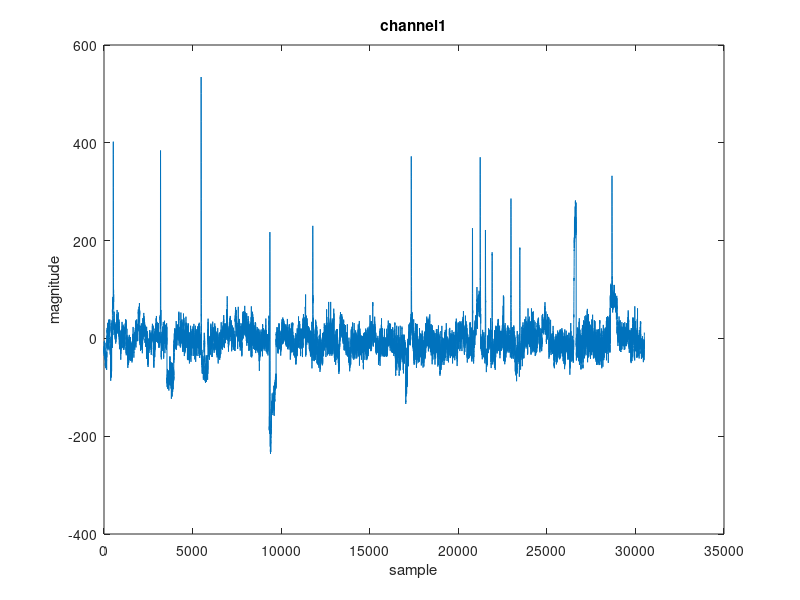
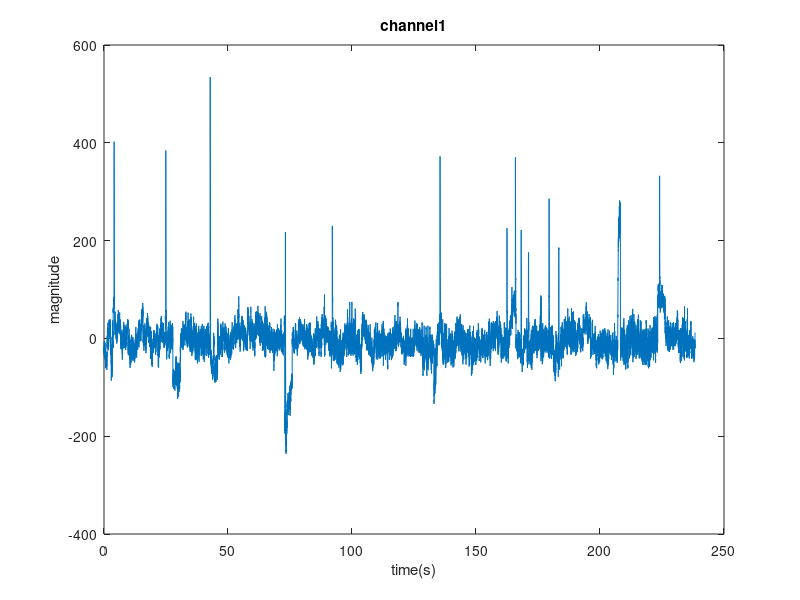
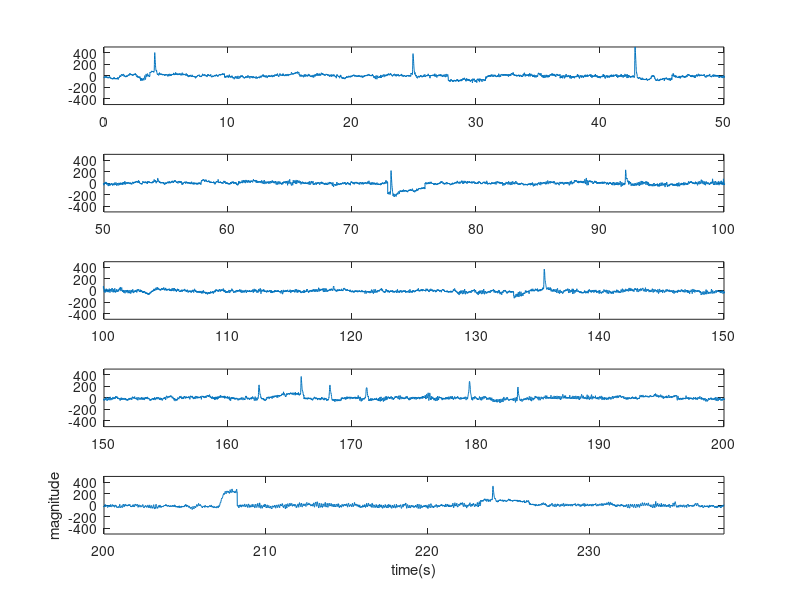
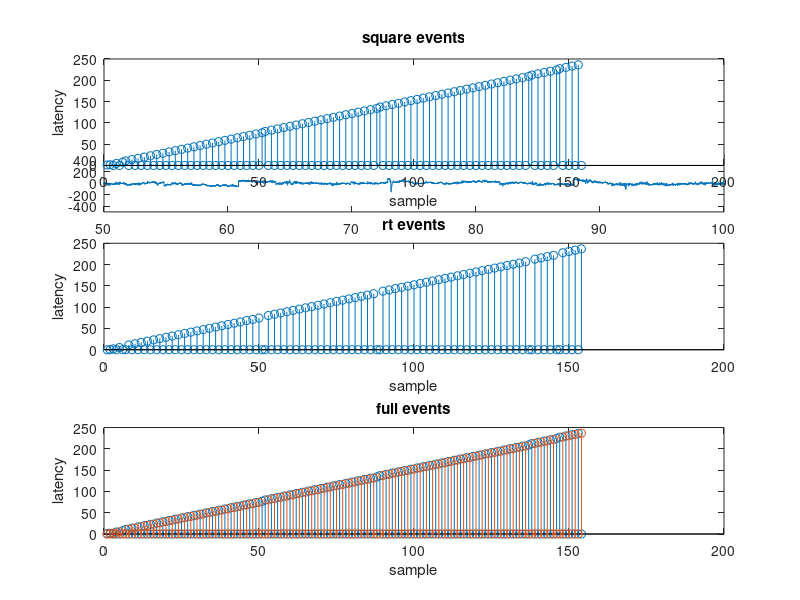

Reproduce these figures in MATLAB, in order. (Note: this script raises an error after producing the figures.)
load('Data1.mat');

plot(data(1,:)); xlabel('sample'); ylabel('magnitude');
title('channel1');

%%%%%%%%%%%%%%%%%%%%%%%%%%%%%%%%%%%%%%%%%%%% 2-plot as second not sample

figure;plot((0:length(data)-1)/128,data(1,:));xlabel('time(s)');
ylabel('magnitude');
title('channel1');

%%%%%%%%%%%%%%%%%%%%%%%%%%%%%%%%%%%%%%%%%%%% 3-plot 2 channel with 15Sec
%%%%%%%%%%%%%%%%%%%%%%%%%%%%%%%%%%%%%%%%%%%% epoch in one figure

figure;plot((0:length(data)-1)/128,data(1,:),(0:length(data)-1)/128,data(2,:));
xlim([0 15]);xlabel('time(s)');ylabel('magnitude');
legend('CH1', 'CH2');
title('channel 1 & 2');

%%%%%%%%%%%%%%%%%%%%%%%%%%%%%%%%%%%%%%%%%%%% 4-plot 2 chanel in subplot

subplot(2,1,1);
plot((0:length(data)-1)/128,data(1,:));
xlim([0 15]);xlabel('time(s)');ylabel('magnitude');title('channel1');
subplot(2,1,2);
plot((0:length(data)-1)/128,data(2,:));
xlim([0 15]);xlabel('time(s)');ylabel('magnitude');title('channel2');

%%%%%%%%%%%%%%%%%%%%%%%%%%%%%%%%%%%%%%%%%%%% 5-plot channel 1 in subplot

jj = [0;50;100;150;200;(length(data)-1)/128];
for ii=1:5
    subplot(5,1,ii);
    plot((0:length(data)-1)/128,data(1,:));
    xlim([jj(ii) jj(ii+1)]);
    ylim([-500 500]);
end 
xlabel('time(s)');
ylabel('magnitude');
   

%%%%%%%%%%%%%%%%%%%%%%%%%%%%%%%%%%%%%%%%%%%% 6-plot channel 2 in subplot

figure;
jj = [0;50;100;150;200;(length(data)-1)/128];
for ii=1:5
    subplot(5,1,ii);
    plot((0:length(data)-1)/128,data(2,:));
    xlim([jj(ii) jj(ii+1)]);
    ylim([-500 500]);
end
xlabel('time(s)');
ylabel('magnitude');


%%%%%%%%%%%%%%%%%%%%%%%%%%%%%%%%%%%%%%%%%%%% 7-extracting events

for ii=1:size(event,2)
   events(ii) = event(1,ii).latency/128;
   stem(events);
end
xlabel('sample');
ylabel('latency');
title('events');

%%%%%%%%%%%%%%%%%%%%%%%%%%%%%%%%%%%%%%%%%%%% 8-extracting events based on
%%%%%%%%%%%%%%%%%%%%%%%%%%%%%%%%%%%%%%%%%%%% types

square_events = zeros (1,size(event,2));
rt_events = zeros (1,size(event,2));

for ii=1:size(event,2)
    if strcmp(event(1,ii).type ,'square')
        square_events(ii) = event(1,ii).latency/128;
    else
        rt_events(ii) = event(1,ii).latency/128; 
    end
end
subplot(3,1,1);stem(square_events);xlabel('sample');ylabel('latency');
title('square events');

subplot(3,1,2);stem(rt_events);xlabel('sample');ylabel('latency');
title('rt events');

y = [square_events ;rt_events];
subplot(3,1,3);stem(y');xlabel('sample');ylabel('latency');
title('full events');

%%%%%%%%%%%%%%%%%%%%%%%%%%%%%%%%%%%%%%%%%%%% 9-extracting events function

function [ square_events, rt_events ] = EventExtaractor( event )
    square_events = zeros (1,size(event,2));
    rt_events = zeros (1,size(event,2));

    for ii=1:size(event,2)
        if strcmp(event(1,ii).type ,'square')
            square_events(ii) = event(1,ii).latency/128;
        else
            rt_events(ii) = event(1,ii).latency/128; 
        end
    end
end


%%%%%%%%%%%%%%%%%%%%%%%%%%%%%%%%%%%%%%%%%%%% 10-ploting channel 1 and
%%%%%%%%%%%%%%%%%%%%%%%%%%%%%%%%%%%%%%%%%%%% drawing events
[ square_events, rt_events ] = EventExtaractor( event );

figure;plot((0:length(data)-1)/128,data(1,:));
hold all;
SQ_NZ = nonzeros(square_events)';
for ii=1:size(SQ_NZ,2)
    hold all;
    plot([SQ_NZ(1,ii),SQ_NZ(1,ii)],[-600,600],'r')
end
hold all;
RT_NZ = nonzeros(rt_events)';
for ii=1:size(RT_NZ,2)
    hold all;
    plot([RT_NZ(1,ii),RT_NZ(1,ii)],[-600,600],'g')
end
xlabel('time(s)');ylabel('magnitude');
title('channel 1 with events - red: square, green:rt');
%%%%%%%%%%%%%%%%%%%%%%%%%%%%%%%%%%%%%%%%%%%% 11-ploting channel 1 and
%%%%%%%%%%%%%%%%%%%%%%%%%%%%%%%%%%%%%%%%%%%% drawing subplot

[ square_events, rt_events ] = EventExtaractor( event );
jj = [0;50;100;150;200;(length(data)-1)/128];
for ii=1:5
    subplot(5,1,ii);
    plot((0:length(data)-1)/128,data(1,:));
    xlim([jj(ii) jj(ii+1)]);
    ylim([-500 500]);
    hold all;
    SQ_NZ = nonzeros(square_events)';
    for kk=1:size(SQ_NZ,2)
        hold all;
        plot([SQ_NZ(1,kk),SQ_NZ(1,kk)],[-600,600],'r')
    end
    hold all;
    RT_NZ = nonzeros(rt_events)';
    for kk=1:size(RT_NZ,2)
        hold all;
        plot([RT_NZ(1,kk),RT_NZ(1,kk)],[-600,600],'g')
    end
end
xlabel('time(s)');ylabel('magnitude');
title('channel 1 with events - red: square, green:rt');

%%%%%%%%%%%%%%%%%%%%%%%%%%%%%%%%%%%%%%%%%%%% 12- fft

x = data(1,:);
Fs = 128;                    		% Sampling frequency
T = 1/Fs;                     		% Sample time
L = length(x);                      % Length of signal
t = (0:L-1)*T;                
nfft = 2^( nextpow2(length(x)) );
df = Fs/nfft;
f = 0:df:Fs/2;
X = fft(x,nfft);
X = X(1:nfft/2+1);
figure; plot(f,abs(X)); axis([0,64,0,10e4]); % plot freq domain
xlabel('ferquency(hz)');ylabel('magnitude');
title('channel 1 frequncy response');

%%%%%%%%%%%%%%%%%%%%%%%%%%%%%%%%%%%%%%%%%%%% 13- stft

x = data(1,:);
Fs = 128;                    		% Sampling frequency
T = 1/Fs;                     		% Sample time
L = length(x);                      % Length of signal
t = (0:L-1)*T;                
figure; spectrogram(double(x), 1000,[],[],Fs , 'yaxis');
title('channel 1 STFT');


%%%%%%%%%%%%%%%%%%%%%%%%%%%%%%%%%%%%%%%%%%%% 14- Notch filter

x = data(1,:);
Fs = 128;                    		% Sampling frequency
T = 1/Fs;                     		% Sample time
L = length(x);                      % Length of signal
t = (0:L-1)*T;
h = fdesign.notch('N,F0,Q',2,60,10,Fs);
d = design(h);
y = filtfilt(d.sosMatrix,d.ScaleValues,double(x));   %zero-phase filtering
figure; subplot(2,2,2); spectrogram(double(y), 1000,[],[],Fs , 'yaxis');
title('channel 1 notch filter STFT');
subplot(2,2,1); spectrogram(double(x), 1000,[],[],Fs , 'yaxis');
title('channel 1 STFT');

nfft = 2^( nextpow2(length(x)) );
df = Fs/nfft;
f = 0:df:Fs/2;
X = fft(x,nfft);
X = X(1:nfft/2+1);
subplot(2,2,3);plot(f,abs(X)); axis([0,64,0,10e4]); % plot freq domain
xlabel('ferquency(hz)');ylabel('magnitude');
title('channel 1 frequncy response');
x = y;
nfft = 2^( nextpow2(length(x)) );
df = Fs/nfft;
f = 0:df:Fs/2;
X = fft(x,nfft);
X = X(1:nfft/2+1);
subplot(2,2,4);plot(f,abs(X)); axis([0,64,0,10e4]); % plot freq domain
xlabel('ferquency(hz)');ylabel('magnitude');
title('channel 1 notch filter frequncy response');

%%%%%%%%%%%%%%%%%%%%%%%%%%%%%%%%%%%%%%%%%%%% 15-creating epochs function

function [ epochs, SQ, RT, ReactionTime ] = EpochExtaractor( event )

    for ii=1:size(event,2)-1
        if strcmp(event(1,ii).type ,'square')
            if strcmp(event(1,ii+1).type ,'rt')
             epochs(ii) = int64(event(1,ii).latency);
             SQ(ii) = event(1,ii).latency;
             RT(ii) = event(1,ii+1).latency;
             ReactionTime(ii) = event(1,ii+1).latency - event(1,ii).latency;
            end
        end
    end
    epochs = nonzeros(epochs)';
    SQ = nonzeros(SQ)';
    RT = nonzeros(RT)';
    ReactionTime = nonzeros(ReactionTime)';
end

%%%%%%%%%%%%%%%%%%%%%%%%%%%%%%%%%%%%%%%%%%%% 16-extracting epochs

[ epochs, SQ, RT, ReactionTime ] = EpochExtaractor( event );

for ii = 1:size(epochs,2)
    EpochData(1,ii).data = data(1,epochs(ii)-12:epochs(ii)+128);
    EpochData(1,ii).SQ = 12;
    EpochData(1,ii).RT = ReactionTime(ii);
end

for ii=1:size(EpochData,2)
    subplot(9,9,ii);
    plot((0:length(EpochData(1,ii).data)-1)/128,EpochData(1,ii).data);
    hold all;
    plot([EpochData(1,ii).SQ/128,EpochData(1,ii).SQ/128],[-50,50],'r');
    hold all;
    plot([EpochData(1,ii).RT/128,EpochData(1,ii).RT/128],[-50,50],'g');
end
  
%%%%%%%%%%%%%%%%%%%%%%%%%%%%%%%%%%%%%%%%%%%% 17-epochs bandpower

[ epochs, SQ, RT, ReactionTime ] = EpochExtaractor( event );

for ii = 1:size(epochs,2)
    EpochData(1,ii).data = data(1,epochs(ii)-12:epochs(ii)+128);
    EpochData(1,ii).SQ = 12;
    EpochData(1,ii).RT = ReactionTime(ii);
end

DeltaBand = bandpower(EpochData(1,1).data,128,[0 4]);
ThetaBand = bandpower(EpochData(1,1).data,128,[5 7]);
AlphaBand = bandpower(EpochData(1,1).data,128,[8 13]);
BetaBand = bandpower(EpochData(1,1).data,128,[14 20]);
ptot = bandpower(EpochData(1,1).data,128,[0 50]);
Delta_power = 100*(DeltaBand/ptot)
Theta_power = 100*(ThetaBand/ptot)
Alpha_power = 100*(AlphaBand/ptot)
Beta_power = 100*(BetaBand/ptot)






